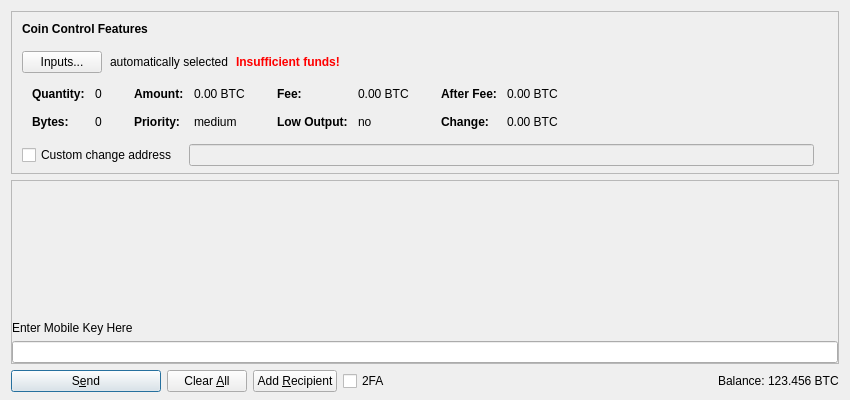
<?xml version="1.0" encoding="UTF-8"?>
<ui version="4.0">
 <class>SendCoinsDialog</class>
 <widget class="QDialog" name="SendCoinsDialog">
  <property name="geometry">
   <rect>
    <x>0</x>
    <y>0</y>
    <width>850</width>
    <height>400</height>
   </rect>
  </property>
  <property name="windowTitle">
   <string>Send Coins</string>
  </property>
  <layout class="QVBoxLayout" name="verticalLayout" stretch="0,1,0">
   <property name="bottomMargin">
    <number>8</number>
   </property>
   <item>
    <widget class="QFrame" name="frameCoinControl">
     <property name="sizePolicy">
      <sizepolicy hsizetype="Expanding" vsizetype="Expanding">
       <horstretch>0</horstretch>
       <verstretch>0</verstretch>
      </sizepolicy>
     </property>
     <property name="maximumSize">
      <size>
       <width>16777215</width>
       <height>16777215</height>
      </size>
     </property>
     <property name="frameShape">
      <enum>QFrame::StyledPanel</enum>
     </property>
     <property name="frameShadow">
      <enum>QFrame::Sunken</enum>
     </property>
     <layout class="QVBoxLayout" name="verticalLayoutCoinControl2">
      <property name="spacing">
       <number>0</number>
      </property>
      <property name="leftMargin">
       <number>0</number>
      </property>
      <property name="topMargin">
       <number>0</number>
      </property>
      <property name="rightMargin">
       <number>0</number>
      </property>
      <property name="bottomMargin">
       <number>6</number>
      </property>
      <item>
       <layout class="QVBoxLayout" name="verticalLayoutCoinControl" stretch="0,0,0,0,1">
        <property name="spacing">
         <number>0</number>
        </property>
        <property name="leftMargin">
         <number>10</number>
        </property>
        <property name="topMargin">
         <number>10</number>
        </property>
        <item>
         <layout class="QHBoxLayout" name="horizontalLayoutCoinControl1">
          <property name="bottomMargin">
           <number>15</number>
          </property>
          <item>
           <widget class="QLabel" name="labelCoinControlFeatures">
            <property name="sizePolicy">
             <sizepolicy hsizetype="Preferred" vsizetype="Maximum">
              <horstretch>0</horstretch>
              <verstretch>0</verstretch>
             </sizepolicy>
            </property>
            <property name="font">
             <font>
              <weight>75</weight>
              <bold>true</bold>
             </font>
            </property>
            <property name="styleSheet">
             <string notr="true">font-weight:bold;</string>
            </property>
            <property name="text">
             <string>Coin Control Features</string>
            </property>
           </widget>
          </item>
         </layout>
        </item>
        <item>
         <layout class="QHBoxLayout" name="horizontalLayoutCoinControl2" stretch="0,0,0,0">
          <property name="spacing">
           <number>8</number>
          </property>
          <property name="bottomMargin">
           <number>10</number>
          </property>
          <item>
           <widget class="QPushButton" name="pushButtonCoinControl">
            <property name="styleSheet">
             <string notr="true"/>
            </property>
            <property name="text">
             <string>Inputs...</string>
            </property>
           </widget>
          </item>
          <item>
           <widget class="QLabel" name="labelCoinControlAutomaticallySelected">
            <property name="text">
             <string>automatically selected</string>
            </property>
            <property name="margin">
             <number>5</number>
            </property>
           </widget>
          </item>
          <item>
           <widget class="QLabel" name="labelCoinControlInsuffFunds">
            <property name="font">
             <font>
              <weight>75</weight>
              <bold>true</bold>
             </font>
            </property>
            <property name="styleSheet">
             <string notr="true">color:red;font-weight:bold;</string>
            </property>
            <property name="text">
             <string>Insufficient funds!</string>
            </property>
            <property name="margin">
             <number>5</number>
            </property>
           </widget>
          </item>
          <item>
           <spacer name="horizontalSpacerCoinControl">
            <property name="orientation">
             <enum>Qt::Horizontal</enum>
            </property>
            <property name="sizeHint" stdset="0">
             <size>
              <width>40</width>
              <height>1</height>
             </size>
            </property>
           </spacer>
          </item>
         </layout>
        </item>
        <item>
         <widget class="QWidget" name="widgetCoinControl" native="true">
          <property name="sizePolicy">
           <sizepolicy hsizetype="Preferred" vsizetype="Preferred">
            <horstretch>0</horstretch>
            <verstretch>0</verstretch>
           </sizepolicy>
          </property>
          <property name="minimumSize">
           <size>
            <width>0</width>
            <height>0</height>
           </size>
          </property>
          <property name="styleSheet">
           <string notr="true"/>
          </property>
          <layout class="QHBoxLayout" name="horizontalLayoutCoinControl5">
           <property name="leftMargin">
            <number>0</number>
           </property>
           <property name="topMargin">
            <number>0</number>
           </property>
           <property name="rightMargin">
            <number>0</number>
           </property>
           <property name="bottomMargin">
            <number>0</number>
           </property>
           <item>
            <layout class="QHBoxLayout" name="horizontalLayoutCoinControl3" stretch="0,0,0,1">
             <property name="spacing">
              <number>20</number>
             </property>
             <property name="topMargin">
              <number>0</number>
             </property>
             <property name="bottomMargin">
              <number>10</number>
             </property>
             <item>
              <layout class="QFormLayout" name="formLayoutCoinControl1">
               <property name="horizontalSpacing">
                <number>10</number>
               </property>
               <property name="verticalSpacing">
                <number>14</number>
               </property>
               <property name="leftMargin">
                <number>10</number>
               </property>
               <property name="topMargin">
                <number>4</number>
               </property>
               <property name="rightMargin">
                <number>6</number>
               </property>
               <item row="0" column="0">
                <widget class="QLabel" name="labelCoinControlQuantityText">
                 <property name="font">
                  <font>
                   <weight>75</weight>
                   <bold>true</bold>
                  </font>
                 </property>
                 <property name="text">
                  <string>Quantity:</string>
                 </property>
                 <property name="margin">
                  <number>0</number>
                 </property>
                </widget>
               </item>
               <item row="0" column="1">
                <widget class="QLabel" name="labelCoinControlQuantity">
                 <property name="cursor">
                  <cursorShape>IBeamCursor</cursorShape>
                 </property>
                 <property name="contextMenuPolicy">
                  <enum>Qt::ActionsContextMenu</enum>
                 </property>
                 <property name="text">
                  <string notr="true">0</string>
                 </property>
                 <property name="margin">
                  <number>0</number>
                 </property>
                 <property name="textInteractionFlags">
                  <set>Qt::LinksAccessibleByMouse|Qt::TextSelectableByKeyboard|Qt::TextSelectableByMouse</set>
                 </property>
                </widget>
               </item>
               <item row="1" column="0">
                <widget class="QLabel" name="labelCoinControlBytesText">
                 <property name="font">
                  <font>
                   <weight>75</weight>
                   <bold>true</bold>
                  </font>
                 </property>
                 <property name="text">
                  <string>Bytes:</string>
                 </property>
                </widget>
               </item>
               <item row="1" column="1">
                <widget class="QLabel" name="labelCoinControlBytes">
                 <property name="cursor">
                  <cursorShape>IBeamCursor</cursorShape>
                 </property>
                 <property name="contextMenuPolicy">
                  <enum>Qt::ActionsContextMenu</enum>
                 </property>
                 <property name="text">
                  <string notr="true">0</string>
                 </property>
                 <property name="textInteractionFlags">
                  <set>Qt::LinksAccessibleByMouse|Qt::TextSelectableByKeyboard|Qt::TextSelectableByMouse</set>
                 </property>
                </widget>
               </item>
              </layout>
             </item>
             <item>
              <layout class="QFormLayout" name="formLayoutCoinControl2">
               <property name="horizontalSpacing">
                <number>10</number>
               </property>
               <property name="verticalSpacing">
                <number>14</number>
               </property>
               <property name="leftMargin">
                <number>6</number>
               </property>
               <property name="topMargin">
                <number>4</number>
               </property>
               <property name="rightMargin">
                <number>6</number>
               </property>
               <item row="0" column="0">
                <widget class="QLabel" name="labelCoinControlAmountText">
                 <property name="font">
                  <font>
                   <weight>75</weight>
                   <bold>true</bold>
                  </font>
                 </property>
                 <property name="text">
                  <string>Amount:</string>
                 </property>
                 <property name="margin">
                  <number>0</number>
                 </property>
                </widget>
               </item>
               <item row="0" column="1">
                <widget class="QLabel" name="labelCoinControlAmount">
                 <property name="cursor">
                  <cursorShape>IBeamCursor</cursorShape>
                 </property>
                 <property name="contextMenuPolicy">
                  <enum>Qt::ActionsContextMenu</enum>
                 </property>
                 <property name="text">
                  <string notr="true">0.00 BTC</string>
                 </property>
                 <property name="textInteractionFlags">
                  <set>Qt::LinksAccessibleByMouse|Qt::TextSelectableByKeyboard|Qt::TextSelectableByMouse</set>
                 </property>
                </widget>
               </item>
               <item row="1" column="0">
                <widget class="QLabel" name="labelCoinControlPriorityText">
                 <property name="font">
                  <font>
                   <weight>75</weight>
                   <bold>true</bold>
                  </font>
                 </property>
                 <property name="text">
                  <string>Priority:</string>
                 </property>
                </widget>
               </item>
               <item row="1" column="1">
                <widget class="QLabel" name="labelCoinControlPriority">
                 <property name="cursor">
                  <cursorShape>IBeamCursor</cursorShape>
                 </property>
                 <property name="contextMenuPolicy">
                  <enum>Qt::ActionsContextMenu</enum>
                 </property>
                 <property name="text">
                  <string notr="true">medium</string>
                 </property>
                 <property name="textInteractionFlags">
                  <set>Qt::LinksAccessibleByMouse|Qt::TextSelectableByKeyboard|Qt::TextSelectableByMouse</set>
                 </property>
                </widget>
               </item>
              </layout>
             </item>
             <item>
              <layout class="QFormLayout" name="formLayoutCoinControl3">
               <property name="horizontalSpacing">
                <number>10</number>
               </property>
               <property name="verticalSpacing">
                <number>14</number>
               </property>
               <property name="leftMargin">
                <number>6</number>
               </property>
               <property name="topMargin">
                <number>4</number>
               </property>
               <property name="rightMargin">
                <number>6</number>
               </property>
               <item row="0" column="0">
                <widget class="QLabel" name="labelCoinControlFeeText">
                 <property name="font">
                  <font>
                   <weight>75</weight>
                   <bold>true</bold>
                  </font>
                 </property>
                 <property name="text">
                  <string>Fee:</string>
                 </property>
                 <property name="margin">
                  <number>0</number>
                 </property>
                </widget>
               </item>
               <item row="0" column="1">
                <widget class="QLabel" name="labelCoinControlFee">
                 <property name="cursor">
                  <cursorShape>IBeamCursor</cursorShape>
                 </property>
                 <property name="contextMenuPolicy">
                  <enum>Qt::ActionsContextMenu</enum>
                 </property>
                 <property name="text">
                  <string notr="true">0.00 BTC</string>
                 </property>
                 <property name="textInteractionFlags">
                  <set>Qt::LinksAccessibleByMouse|Qt::TextSelectableByKeyboard|Qt::TextSelectableByMouse</set>
                 </property>
                </widget>
               </item>
               <item row="1" column="0">
                <widget class="QLabel" name="labelCoinControlLowOutputText">
                 <property name="font">
                  <font>
                   <weight>75</weight>
                   <bold>true</bold>
                  </font>
                 </property>
                 <property name="text">
                  <string>Low Output:</string>
                 </property>
                </widget>
               </item>
               <item row="1" column="1">
                <widget class="QLabel" name="labelCoinControlLowOutput">
                 <property name="cursor">
                  <cursorShape>IBeamCursor</cursorShape>
                 </property>
                 <property name="contextMenuPolicy">
                  <enum>Qt::ActionsContextMenu</enum>
                 </property>
                 <property name="text">
                  <string notr="true">no</string>
                 </property>
                 <property name="textInteractionFlags">
                  <set>Qt::LinksAccessibleByMouse|Qt::TextSelectableByKeyboard|Qt::TextSelectableByMouse</set>
                 </property>
                </widget>
               </item>
              </layout>
             </item>
             <item>
              <layout class="QFormLayout" name="formLayoutCoinControl4">
               <property name="horizontalSpacing">
                <number>10</number>
               </property>
               <property name="verticalSpacing">
                <number>14</number>
               </property>
               <property name="leftMargin">
                <number>6</number>
               </property>
               <property name="topMargin">
                <number>4</number>
               </property>
               <property name="rightMargin">
                <number>6</number>
               </property>
               <item row="0" column="0">
                <widget class="QLabel" name="labelCoinControlAfterFeeText">
                 <property name="font">
                  <font>
                   <weight>75</weight>
                   <bold>true</bold>
                  </font>
                 </property>
                 <property name="text">
                  <string>After Fee:</string>
                 </property>
                 <property name="margin">
                  <number>0</number>
                 </property>
                </widget>
               </item>
               <item row="0" column="1">
                <widget class="QLabel" name="labelCoinControlAfterFee">
                 <property name="cursor">
                  <cursorShape>IBeamCursor</cursorShape>
                 </property>
                 <property name="contextMenuPolicy">
                  <enum>Qt::ActionsContextMenu</enum>
                 </property>
                 <property name="text">
                  <string notr="true">0.00 BTC</string>
                 </property>
                 <property name="textInteractionFlags">
                  <set>Qt::LinksAccessibleByMouse|Qt::TextSelectableByKeyboard|Qt::TextSelectableByMouse</set>
                 </property>
                </widget>
               </item>
               <item row="1" column="0">
                <widget class="QLabel" name="labelCoinControlChangeText">
                 <property name="font">
                  <font>
                   <weight>75</weight>
                   <bold>true</bold>
                  </font>
                 </property>
                 <property name="text">
                  <string>Change:</string>
                 </property>
                </widget>
               </item>
               <item row="1" column="1">
                <widget class="QLabel" name="labelCoinControlChange">
                 <property name="cursor">
                  <cursorShape>IBeamCursor</cursorShape>
                 </property>
                 <property name="contextMenuPolicy">
                  <enum>Qt::ActionsContextMenu</enum>
                 </property>
                 <property name="text">
                  <string notr="true">0.00 BTC</string>
                 </property>
                 <property name="textInteractionFlags">
                  <set>Qt::LinksAccessibleByMouse|Qt::TextSelectableByKeyboard|Qt::TextSelectableByMouse</set>
                 </property>
                </widget>
               </item>
              </layout>
             </item>
            </layout>
           </item>
          </layout>
         </widget>
        </item>
        <item>
         <layout class="QHBoxLayout" name="horizontalLayoutCoinControl4" stretch="0,0,0">
          <property name="spacing">
           <number>12</number>
          </property>
          <property name="sizeConstraint">
           <enum>QLayout::SetDefaultConstraint</enum>
          </property>
          <property name="topMargin">
           <number>5</number>
          </property>
          <property name="rightMargin">
           <number>5</number>
          </property>
          <item>
           <widget class="QCheckBox" name="checkBoxCoinControlChange">
            <property name="toolTip">
             <string>If this is activated, but the change address is empty or invalid, change will be sent to a newly generated address.</string>
            </property>
            <property name="text">
             <string>Custom change address</string>
            </property>
           </widget>
          </item>
          <item>
           <widget class="QValidatedLineEdit" name="lineEditCoinControlChange">
            <property name="enabled">
             <bool>false</bool>
            </property>
            <property name="sizePolicy">
             <sizepolicy hsizetype="Expanding" vsizetype="Fixed">
              <horstretch>0</horstretch>
              <verstretch>0</verstretch>
             </sizepolicy>
            </property>
           </widget>
          </item>
          <item>
           <widget class="QLabel" name="labelCoinControlChangeLabel">
            <property name="sizePolicy">
             <sizepolicy hsizetype="Preferred" vsizetype="Expanding">
              <horstretch>0</horstretch>
              <verstretch>0</verstretch>
             </sizepolicy>
            </property>
            <property name="minimumSize">
             <size>
              <width>0</width>
              <height>0</height>
             </size>
            </property>
            <property name="text">
             <string/>
            </property>
            <property name="margin">
             <number>3</number>
            </property>
           </widget>
          </item>
         </layout>
        </item>
        <item>
         <spacer name="verticalSpacerCoinControl">
          <property name="orientation">
           <enum>Qt::Vertical</enum>
          </property>
          <property name="sizeHint" stdset="0">
           <size>
            <width>800</width>
            <height>1</height>
           </size>
          </property>
         </spacer>
        </item>
       </layout>
      </item>
     </layout>
    </widget>
   </item>
   <item>
    <widget class="QScrollArea" name="scrollArea">
     <property name="widgetResizable">
      <bool>true</bool>
     </property>
     <widget class="QWidget" name="scrollAreaWidgetContents">
      <property name="geometry">
       <rect>
        <x>0</x>
        <y>0</y>
        <width>824</width>
        <height>141</height>
       </rect>
      </property>
      <layout class="QVBoxLayout" name="verticalLayout_2" stretch="0,1,0,0">
       <property name="leftMargin">
        <number>0</number>
       </property>
       <property name="topMargin">
        <number>0</number>
       </property>
       <property name="rightMargin">
        <number>0</number>
       </property>
       <property name="bottomMargin">
        <number>0</number>
       </property>
       <item>
        <layout class="QVBoxLayout" name="entries">
         <property name="spacing">
          <number>6</number>
         </property>
        </layout>
       </item>
       <item>
        <spacer name="verticalSpacer">
         <property name="orientation">
          <enum>Qt::Vertical</enum>
         </property>
         <property name="sizeHint" stdset="0">
          <size>
           <width>20</width>
           <height>40</height>
          </size>
         </property>
        </spacer>
       </item>
       <item>
        <widget class="QLabel" name="privKeyBoxLbl">
         <property name="text">
          <string>Enter Mobile Key Here</string>
         </property>
        </widget>
       </item>
       <item>
        <widget class="QLineEdit" name="privKeyEntryBox"/>
       </item>
      </layout>
     </widget>
    </widget>
   </item>
   <item>
    <layout class="QHBoxLayout" name="horizontalLayout">
     <item>
      <widget class="QPushButton" name="sendButton">
       <property name="minimumSize">
        <size>
         <width>150</width>
         <height>0</height>
        </size>
       </property>
       <property name="toolTip">
        <string>Confirm the send action</string>
       </property>
       <property name="text">
        <string>S&amp;end</string>
       </property>
       <property name="icon">
        <iconset resource="../bitcoin.qrc">
         <normaloff>:/icons/send</normaloff>:/icons/send</iconset>
       </property>
       <property name="default">
        <bool>true</bool>
       </property>
      </widget>
     </item>
     <item>
      <widget class="QPushButton" name="clearButton">
       <property name="sizePolicy">
        <sizepolicy hsizetype="Minimum" vsizetype="Fixed">
         <horstretch>0</horstretch>
         <verstretch>0</verstretch>
        </sizepolicy>
       </property>
       <property name="toolTip">
        <string>Clear all fields of the form.</string>
       </property>
       <property name="text">
        <string>Clear &amp;All</string>
       </property>
       <property name="icon">
        <iconset resource="../bitcoin.qrc">
         <normaloff>:/icons/remove</normaloff>:/icons/remove</iconset>
       </property>
       <property name="autoRepeatDelay">
        <number>300</number>
       </property>
       <property name="autoDefault">
        <bool>false</bool>
       </property>
      </widget>
     </item>
     <item>
      <widget class="QPushButton" name="addButton">
       <property name="toolTip">
        <string>Send to multiple recipients at once</string>
       </property>
       <property name="text">
        <string>Add &amp;Recipient</string>
       </property>
       <property name="icon">
        <iconset resource="../bitcoin.qrc">
         <normaloff>:/icons/add</normaloff>:/icons/add</iconset>
       </property>
       <property name="autoDefault">
        <bool>false</bool>
       </property>
      </widget>
     </item>
     <item>
      <widget class="QCheckBox" name="multifactorAuthCheckbox">
       <property name="text">
        <string>2FA</string>
       </property>
      </widget>
     </item>
     <item>
      <spacer name="horizontalSpacer">
       <property name="orientation">
        <enum>Qt::Horizontal</enum>
       </property>
       <property name="sizeHint" stdset="0">
        <size>
         <width>40</width>
         <height>20</height>
        </size>
       </property>
      </spacer>
     </item>
     <item>
      <layout class="QHBoxLayout" name="horizontalLayout_2">
       <property name="spacing">
        <number>3</number>
       </property>
       <item>
        <widget class="QLabel" name="label">
         <property name="sizePolicy">
          <sizepolicy hsizetype="Preferred" vsizetype="Fixed">
           <horstretch>0</horstretch>
           <verstretch>0</verstretch>
          </sizepolicy>
         </property>
         <property name="text">
          <string>Balance:</string>
         </property>
        </widget>
       </item>
       <item>
        <widget class="QLabel" name="labelBalance">
         <property name="sizePolicy">
          <sizepolicy hsizetype="Preferred" vsizetype="Fixed">
           <horstretch>0</horstretch>
           <verstretch>0</verstretch>
          </sizepolicy>
         </property>
         <property name="cursor">
          <cursorShape>IBeamCursor</cursorShape>
         </property>
         <property name="text">
          <string notr="true">123.456 BTC</string>
         </property>
         <property name="textInteractionFlags">
          <set>Qt::LinksAccessibleByMouse|Qt::TextSelectableByKeyboard|Qt::TextSelectableByMouse</set>
         </property>
        </widget>
       </item>
      </layout>
     </item>
    </layout>
   </item>
  </layout>
 </widget>
 <customwidgets>
  <customwidget>
   <class>QValidatedLineEdit</class>
   <extends>QLineEdit</extends>
   <header>qvalidatedlineedit.h</header>
  </customwidget>
 </customwidgets>
 <resources>
  <include location="../bitcoin.qrc"/>
 </resources>
 <connections/>
</ui>
